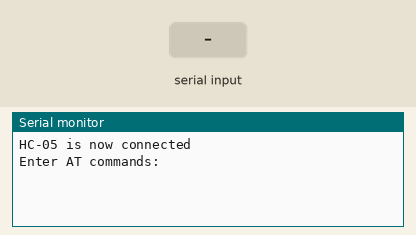
Simulated run of this sketch. Board: Arduino Mega 2560, built with avr-gcc and run on an emulated ATmega2560. On the bench: the last lines printed to the serial monitor. The test bench sets the inputs (shaded band).

Above: at 2.2 s.
2.3 s: "1" received over the second serial link
At 3.5 s:
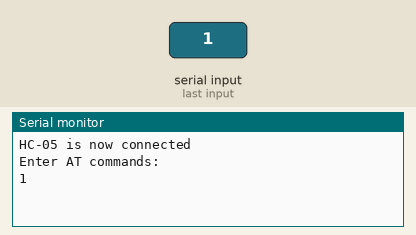
3.8 s: "0" received over the second serial link
At 4.7 s:
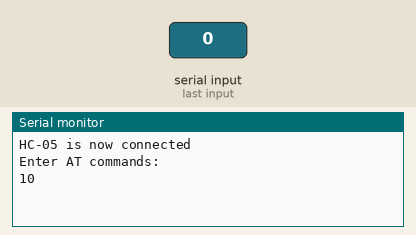

Measured:
- after the input at 2.3 s, the serial monitor: prints a new line at once (image 1)
- after the input at 3.8 s, the serial monitor: prints a new line at once (image 2)

The sketch:

BluetoothCommandMode.ino
```cpp
#include <SoftwareSerial.h>

//Change these to whatever pins you're using
int rx = 31;
int tx = 32;
SoftwareSerial BTserial(rx, tx); // RX, TX

char reading = ' ';
boolean BTconnected = false;

void setup(){
  pinMode(rx, OUTPUT);
  digitalWrite(rx, HIGH);

    //Serial turns on in 1 second. Be patient and wait.
  delay(1000);

  // wait until the HC-05 has made a connection
  while (!BTconnected) {
    if (digitalRead(rx) == HIGH) { BTconnected = true; };
  }

  Serial.begin(9600);
  Serial.println("HC-05 is now connected");
  Serial.println("");

  // Start serial communication with the bluetooth module
  // HC-05 default serial speed: 9600 or 38400
  Serial.println("Enter AT commands:");
  BTserial.begin(38400);  // HC-05 default speed in AT command mode
}

void loop()
{
  // Keep reading from HC-05 and send to Arduino Serial Monitor
  if (BTserial.available())
  {
    reading = BTserial.read();
    Serial.write( reading );
  }

  // Keep reading from Arduino Serial Monitor and send to HC-05
  if (Serial.available())
  {
    reading = Serial.read();
    BTserial.write( reading );
  }
}
```
